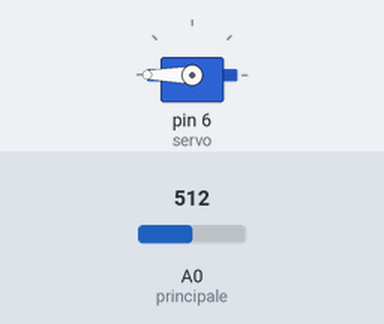
This sketch was run on a simulated Arduino Uno, built with avr-gcc and run on an emulated ATmega328P. On the bench: servo. The inputs (shaded band) are chosen by the test bench; at power-on: A0 (principale) = 512. What the sketch prints to the serial monitor is not drawn.

Above: at 1.2 s.
1.3 s: A0 (principale) set to 586
4.3 s: A0 (principale) set to 617
At 5.4 s:
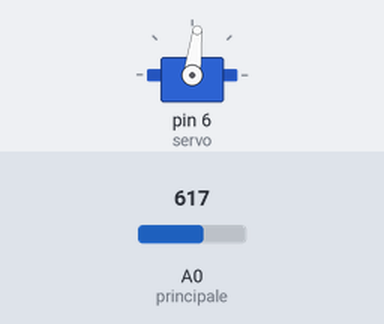
5.8 s: A0 (principale) set to 590
At 6.8 s:
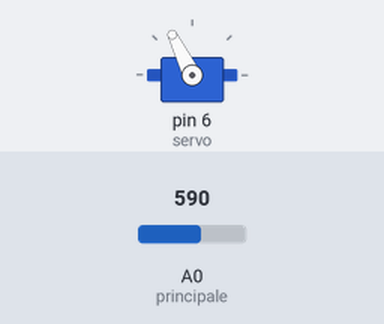
8.8 s: A0 (principale) set to 610
At 10.0 s:
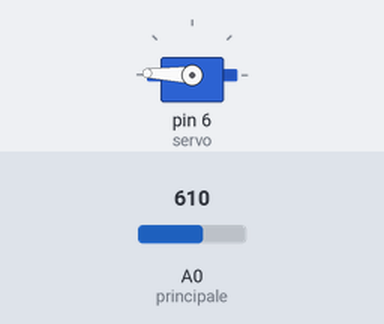
10.3 s: A0 (principale) set to 511
At 11.3 s:
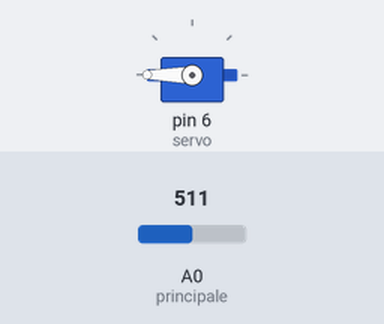
Timing chart, 0 to 13.3 s (numbered marks = the images above; inputs shaded):
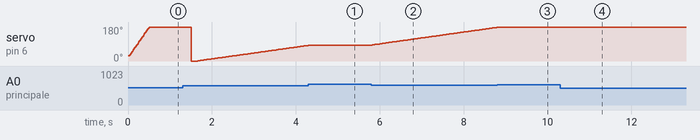

The sketch:

moto-panel.ino
```cpp
#include <Servo.h>

Servo servo;

int principale = A0;
int dx = A1;
int sx = A2;
int i = 0;

void setup() {
  Serial.begin(9600);
  servo.write(0);
}

void loop() {
  /* while (analogRead(principale) < 600) {
    if (analogRead(dx) > 500) {
      servo.attach(6);
      servo.write(0);
      Serial.println("DX");
    }
    else if (analogRead(sx) > 700) {
      servo.attach(6);
      servo.write(360);
      Serial.println("SX");
    }
  } */

  while (analogRead(principale) < 600) {
    Serial.println("s");
    servo.attach(6);
    servo.write(i++);
  }
  servo.detach();
}
```

Measured:
- the behaviour switches between 599 and 600 on A0 (principale) (found by bisection; images 0 and 1)
- after the input at 4.3 s, servo on pin 6 (servo): goes on until 4.3 s, then stays 83°
- after the input at 5.8 s, servo on pin 6 (servo): moves from 83° to 178° over 3.0 s, starting at once
- after the input at 8.8 s, servo on pin 6 (servo): stays 178° (without the input it goes to 179° after 0.01 s)
- after the input at 10.3 s, servo on pin 6 (servo): 178° → 180° at once
